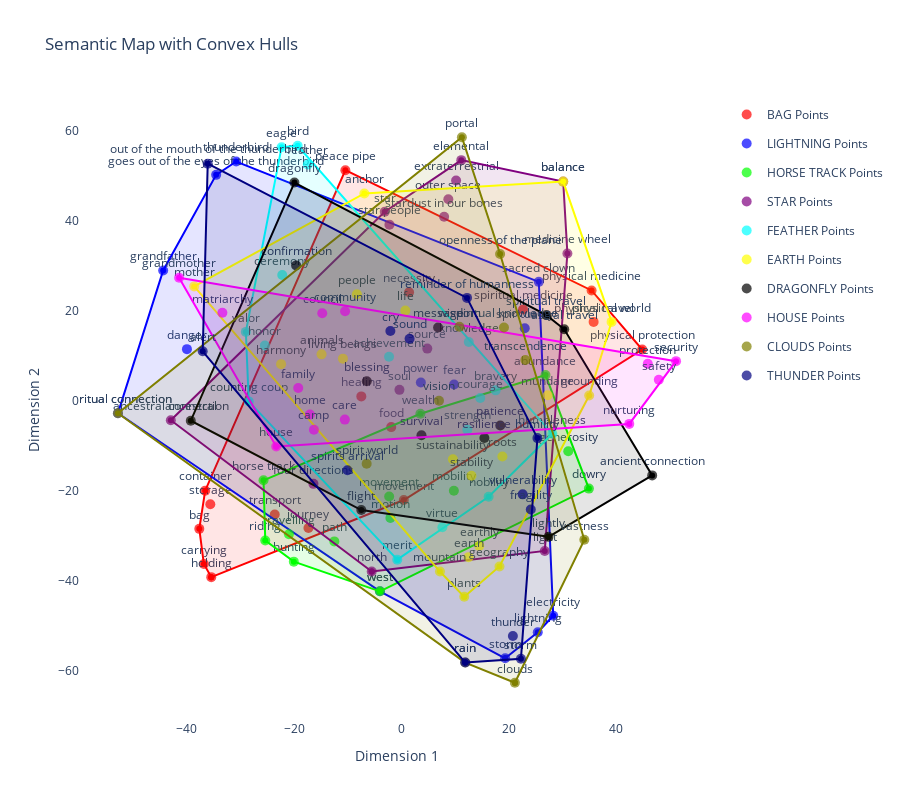

The code cell stored with this chart in its notebook:
### Code cell
import numpy as np
import plotly.graph_objects as go
from sklearn.manifold import TSNE
from shapely.geometry import MultiPoint
from scipy.spatial import ConvexHull
from transformers import CLIPTokenizer, CLIPModel
import torch
from sklearn.decomposition import PCA
from umap import UMAP
import seaborn as sns


def map_words_to_semantic_space_dynamic(word_dict, scaling_factor=2000, dim_red="tsne", perplexity=6):
    # Load CLIP model and tokenizer
    model_name = "openai/clip-vit-base-patch32"
    tokenizer = CLIPTokenizer.from_pretrained(model_name)
    model = CLIPModel.from_pretrained(model_name)

    # Combine all words across archetypes
    all_words = []
    labels = []
    for archetype, words in word_dict.items():
        all_words.extend(words)
        labels.extend([archetype] * len(words))

    # Calculate embeddings for all words
    word_vectors = []
    for word in all_words:
        tokenized = tokenizer(word, return_tensors="pt", padding=True, truncation=True)
        with torch.no_grad():
            embedding = model.get_text_features(**tokenized)
        word_vectors.append(embedding.squeeze(0).numpy())

    word_vectors = np.array(word_vectors)

    # Dimensionality reduction
    # Dimensionality reduction
    if dim_red == "tsne":
        dim_red_model = TSNE(n_components=2, perplexity=perplexity, random_state=42)
        word_vectors_2d = dim_red_model.fit_transform(word_vectors)
    elif dim_red == "pca":
        dim_red_model = PCA(n_components=2)
        word_vectors_2d = dim_red_model.fit_transform(word_vectors)
    elif dim_red == "umap":
        dim_red_model = UMAP(n_components=2, random_state=42)
        word_vectors_2d = dim_red_model.fit_transform(word_vectors)
    else:
        raise ValueError(f"Invalid value for dim_red: {dim_red}. Supported values: 'tsne', 'pca', 'umap'.")

    return word_vectors_2d, labels, all_words, word_vectors


def create_dynamic_plot(word_vectors_2d, labels, all_words):
    # Create a Plotly figure
    fig = go.Figure()

    unique_archetypes = list(set(labels))
    base_colors = [
        'rgba(255, 0, 0, 1)',    # Red
        'rgba(0, 0, 255, 1)',    # Blue
        'rgba(0, 255, 0, 1)',    # Green
        'rgba(128, 0, 128, 1)',  # Purple
        'rgba(0, 255, 255, 1)',  # Cyan
        'rgba(255, 255, 0, 1)',  # Yellow
        'rgba(0, 0, 0, 1)',      # Black
        'rgba(255, 0, 255, 1)',  # Magenta
        'rgba(128, 128, 0, 1)',  # Olive
        'rgba(0, 0, 128, 1)',    # Navy
        'rgba(0, 128, 128, 1)',  # Teal
        'rgba(0, 128, 0, 1)',    # Lime
    ]

    archetype_hulls = {}
    areas = {}
    for i, archetype in enumerate(unique_archetypes):
        # Get points for the current archetype
        archetype_indices = [j for j, label in enumerate(labels) if label == archetype]
        x = word_vectors_2d[archetype_indices, 0]
        y = word_vectors_2d[archetype_indices, 1]

        # Calculate convex hull and area
        archetype_points = MultiPoint([(x[j], y[j]) for j in range(len(x))])
        hull = archetype_points.convex_hull
        area = hull.area
        archetype_hulls[archetype] = hull
        areas[archetype] = area
        print(f"{archetype} area: {area:.2f}")

        # Add scatter plot for archetype points
        fig.add_trace(go.Scatter(
            x=x, y=y,
            mode='markers+text',
            marker=dict(size=10, color=base_colors[i % len(base_colors)], opacity=0.7),
            text=np.array(all_words)[archetype_indices],
            textposition="top center",
            name=f"{archetype} Points",
            legendgroup=archetype,  # Group the points and hull together
            showlegend=True         # Show legend only for the points
        ))

        # Add convex hull for archetype
        if len(x) > 2:  # Only plot hull if it exists
            hull_coords = np.array(hull.exterior.coords)
            fig.add_trace(go.Scatter(
                x=hull_coords[:, 0].tolist() + [hull_coords[0, 0]],
                y=hull_coords[:, 1].tolist() + [hull_coords[0, 1]],
                fill='toself',
                fillcolor=base_colors[i % len(base_colors)].replace('1)', '0.1)'),
                line=dict(color=base_colors[i % len(base_colors)]),
                name=f"{archetype} Hull",
                legendgroup=archetype,  # Group the hull with the points
                showlegend=False        # Do not show a separate legend for the hull
            ))

    # Update plot layout
    fig.update_layout(
        title="Semantic Map with Convex Hulls",
        xaxis_title="Dimension 1",
        yaxis_title="Dimension 2",
        width=900,
        height=800
    )
    # Remove gridlines
    fig.update_xaxes(showgrid=False)
    fig.update_yaxes(showgrid=False)
    # Remove background color
    fig.update_layout(plot_bgcolor='rgba(0,0,0,0)')
    fig.write_html("dynamic_semantic_map.html")
    fig.show()

    return archetype_hulls, areas


lakota_symbols = {
    "BAG": [
        "bag", "movement", "storage", "transport", "physical medicine",
        "spiritual medicine", "peace pipe", "healing", "necessity", "holding",
        "physical travel", "container", "physical protection", "carrying", "journey", "food"
    ],
    "CLOUDS": [
        "clouds", "rain", "spiritual connection", "vision", "spiritual knowledge",
        "spirit world", "portal", "transcendence", "wisdom", "openness of the plane", "vastness"
    ],
    "DRAGONFLY": [
        "dragonfly", "resilience", "ancient connection", "ancestral", "confirmation",
        "message", "spiritual travel", "flight", "astral travel", "lightly", "blessing",
        "patience", "survival"
    ],
    "EARTH": [
        "earth", "people", "animals", "living beings", "plants", "roots", "mother",
        "geography", "mountain", "earthly", "mundane", "physical world", "harmony",
        "life", "sustainability", "balance", "grounding", "anchor", "stability"
    ],
    "FEATHER": [
        "feather", "achievement", "honor", "bravery", "merit", "counting coup",
        "courage", "knowledge", "eagle", "bird", "ceremony", "humbleness", "nobility",
        "virtue", "valor", "strength"
    ],
    "HORSE TRACK": [
        "horse track", "wealth", "travelling", "movement", "path", "motion",
        "riding", "hunting", "abundance", "dowry", "generosity", "west", "mobility"
    ],
    "HOUSE": [
        "house", "nurturing", "protection", "security", "home", "community",
        "matriarchy", "camp", "family", "care", "council", "grandmother", "safety"
    ],
    "LIGHTNING": [
        "lightning", "power", "thunderbird", "sacred clown", "spirituality", "storm",
        "spiritual connection", "electricity", "west", "fear", "grandfather", "danger",
        "goes out of the eyes of the thunderbird"
    ],
    "STAR": [
        "star", "medicine wheel", "four directions", "north", "ancestral connection",
        "stardust in our bones", "elemental", "extraterrestrial", "star people", "soul",
        "source", "light", "outer space", "balance"
    ],
    "THUNDER": [
        "thunder", "storm", "sound", "cry", "rain", "alert", "spirits arrival",
        "humility", "reminder of humanness", "fragility", "vulnerability", "out of the mouth of the thunderbird"
    ]
}


# Map words to semantic space
word_vectors_2d, labels, all_words, word_vectors = map_words_to_semantic_space_dynamic(lakota_symbols, dim_red="tsne", perplexity=15)

# Create dynamic plot
hulls, areas = create_dynamic_plot(word_vectors_2d, labels, all_words)
plot_archetype_heatmap(hulls)

# plot areas as bar chart
areas_ordered = {k: v for k, v in sorted(areas.items(), key=lambda item: item[1])}
import matplotlib.pyplot as plt
plt.figure(figsize=(10, 5))
plt.bar(areas_ordered.keys(), areas_ordered.values())
plt.ylabel("Area of Convex Hull")
plt.title("Area of Convex Hull for Each Symbol")
plt.tight_layout()
plt.show()

### Figure 1 — Plotly figure (JSON) as saved in the notebook; plotly's stock layout.template omitted (floating-point values rounded to 4 significant figures)
{"data": [{"legendgroup": "BAG", "marker": {"color": "rgba(255, 0, 0, 1)", "opacity": 0.7, "size": 10}, "mode": "markers+text", "name": "BAG Points", "showlegend": true, "text": ["bag", "movement", "storage", "transport", "physical medicine", "spiritual medicine", "peace pipe", "healing", "necessity", "holding", "physical travel", "container", "physical protection", "carrying", "journey", "food"], "textposition": "top center", "type": "scatter", "x": [-37.65, 0.4578, -35.6, -23.59, 35.44, 22.67, -10.43, -7.459, 1.437, -35.42, 35.82, -36.56, 44.88, -36.8, -17.31, -1.887], "y": [-28.45, -22.05, -23.0, -25.28, 24.48, 20.26, 51.17, 0.9582, 24.06, -39.17, 17.5, -19.98, 11.35, -36.27, -28.25, -5.866]}, {"fill": "toself", "fillcolor": "rgba(255, 0, 0, 0.1)", "legendgroup": "BAG", "line": {"color": "rgba(255, 0, 0, 1)"}, "name": "BAG Hull", "showlegend": false, "type": "scatter", "x": [-35.42, -36.8, -37.65, -36.56, -10.43, 35.44, 44.88, 0.4578, -35.42, -35.42], "y": [-39.17, -36.27, -28.45, -19.98, 51.17, 24.48, 11.35, -22.05, -39.17, -39.17]}, {"legendgroup": "LIGHTNING", "marker": {"color": "rgba(0, 0, 255, 1)", "opacity": 0.7, "size": 10}, "mode": "markers+text", "name": "LIGHTNING Points", "showlegend": true, "text": ["lightning", "power", "thunderbird", "sacred clown", "spirituality", "storm", "spiritual connection", "electricity", "west", "fear", "grandfather", "danger", "goes out of the eyes of the thunderbird"], "textposition": "top center", "type": "scatter", "x": [25.42, 3.634, -30.78, 25.61, 22.99, 19.34, -52.81, 28.3, -3.989, 9.825, -44.38, -39.95, -34.51], "y": [-51.41, 4.031, 53.1, 26.39, 16.07, -57.19, -2.779, -47.76, -42.33, 3.587, 28.92, 11.45, 50.14]}, {"fill": "toself", "fillcolor": "rgba(0, 0, 255, 0.1)", "legendgroup": "LIGHTNING", "line": {"color": "rgba(0, 0, 255, 1)"}, "name": "LIGHTNING Hull", "showlegend": false, "type": "scatter", "x": [19.34, -3.989, -52.81, -44.38, -34.51, -30.78, 25.61, 28.3, 25.42, 19.34, 19.34], "y": [-57.19, -42.33, -2.779, 28.92, 50.14, 53.1, 26.39, -47.76, -51.41, -57.19, -57.19]}, {"legendgroup": "HORSE TRACK", "marker": {"color": "rgba(0, 255, 0, 1)", "opacity": 0.7, "size": 10}, "mode": "markers+text", "name": "HORSE TRACK Points", "showlegend": true, "text": ["horse track", "wealth", "travelling", "movement", "path", "motion", "riding", "hunting", "abundance", "dowry", "generosity", "west", "mobility"], "textposition": "top center", "type": "scatter", "x": [-25.68, 3.543, -20.95, -2.271, -12.49, -2.041, -25.36, -20.04, 26.85, 34.94, 31.09, -3.989, 9.786], "y": [-17.67, -2.899, -29.67, -21.26, -31.24, -26.02, -31.04, -35.74, 5.697, -19.52, -11.24, -42.33, -19.99]}, {"fill": "toself", "fillcolor": "rgba(0, 255, 0, 0.1)", "legendgroup": "HORSE TRACK", "line": {"color": "rgba(0, 255, 0, 1)"}, "name": "HORSE TRACK Hull", "showlegend": false, "type": "scatter", "x": [-3.989, -20.04, -25.36, -25.68, 3.543, 26.85, 34.94, -3.989, -3.989], "y": [-42.33, -35.74, -31.04, -17.67, -2.899, 5.697, -19.52, -42.33, -42.33]}, {"legendgroup": "STAR", "marker": {"color": "rgba(128, 0, 128, 1)", "opacity": 0.7, "size": 10}, "mode": "markers+text", "name": "STAR Points", "showlegend": true, "text": ["star", "medicine wheel", "four directions", "north", "ancestral connection", "stardust in our bones", "elemental", "extraterrestrial", "star people", "soul", "source", "light", "outer space", "balance"], "textposition": "top center", "type": "scatter", "x": [-3.095, 30.94, -16.38, -5.523, -42.96, 7.966, 11.16, 10.2, -2.225, -0.3556, 4.827, 26.72, 8.754, 30.16], "y": [41.94, 32.69, -18.46, -37.91, -4.333, 40.84, 53.41, 48.87, 39.09, 2.41, 11.56, -33.36, 44.71, 48.64]}, {"fill": "toself", "fillcolor": "rgba(128, 0, 128, 0.1)", "legendgroup": "STAR", "line": {"color": "rgba(128, 0, 128, 1)"}, "name": "STAR Hull", "showlegend": false, "type": "scatter", "x": [-5.523, -42.96, -3.095, 11.16, 30.16, 30.94, 26.72, -5.523, -5.523], "y": [-37.91, -4.333, 41.94, 53.41, 48.64, 32.69, -33.36, -37.91, -37.91]}, {"legendgroup": "FEATHER", "marker": {"color": "rgba(0, 255, 255, 1)", "opacity": 0.7, "size": 10}, "mode": "markers+text", "name": "FEATHER Points", "showlegend": true, "text": ["feather", "achievement", "honor", "bravery", "merit", "counting coup", "courage", "knowledge", "eagle", "bird", "ceremony", "humbleness", "nobility", "virtue", "valor", "strength"], "textposition": "top center", "type": "scatter", "x": [-17.43, -2.293, -25.44, 17.57, -0.764, -28.43, 14.7, 12.57, -22.32, -19.32, -22.19, 28.13, 16.26, 7.642, -28.98, 12.29], "y": [52.44, 9.749, 12.27, 2.291, -35.3, -0.1593, 0.6006, 13.05, 56.28, 56.6, 27.9, -7.357, -21.32, -28.11, 15.28, -6.436]}, {"fill": "toself", "fillcolor": "rgba(0, 255, 255, 0.1)", "legendgroup": "FEATHER", "line": {"color": "rgba(0, 255, 255, 1)"}, "name": "FEATHER Hull", "showlegend": false, "type": "scatter", "x": [-0.764, -28.43, -28.98, -22.32, -19.32, 28.13, 16.26, -0.764, -0.764], "y": [-35.3, -0.1593, 15.28, 56.28, 56.6, -7.357, -21.32, -35.3, -35.3]}, {"legendgroup": "EARTH", "marker": {"color": "rgba(255, 255, 0, 1)", "opacity": 0.7, "size": 10}, "mode": "markers+text", "name": "EARTH Points", "showlegend": true, "text": ["earth", "people", "animals", "living beings", "plants", "roots", "mother", "geography", "mountain", "earthly", "mundane", "physical world", "harmony", "life", "sustainability", "balance", "grounding", "anchor", "stability"], "textposition": "top center", "type": "scatter", "x": [12.53, -8.288, -14.87, -10.89, 11.72, 18.83, -38.6, 18.28, 7.19, 14.52, 27.27, 39.17, -22.41, 0.7427, 9.605, 30.16, 34.99, -6.892, 13.06], "y": [-34.74, 23.64, 10.29, 9.333, -43.54, -12.4, 25.38, -36.8, -37.93, -32.23, 1.194, 17.5, 8.114, 20.02, -13.0, 48.64, 1.151, 46.01, -16.68]}, {"fill": "toself", "fillcolor": "rgba(255, 255, 0, 0.1)", "legendgroup": "EARTH", "line": {"color": "rgba(255, 255, 0, 1)"}, "name": "EARTH Hull", "showlegend": false, "type": "scatter", "x": [11.72, 7.19, -38.6, -6.892, 30.16, 39.17, 34.99, 18.28, 11.72, 11.72], "y": [-43.54, -37.93, 25.38, 46.01, 48.64, 17.5, 1.151, -36.8, -43.54, -43.54]}, {"legendgroup": "DRAGONFLY", "marker": {"color": "rgba(0, 0, 0, 1)", "opacity": 0.7, "size": 10}, "mode": "markers+text", "name": "DRAGONFLY Points", "showlegend": true, "text": ["dragonfly", "resilience", "ancient connection", "ancestral", "confirmation", "message", "spiritual travel", "flight", "astral travel", "lightly", "blessing", "patience", "survival"], "textposition": "top center", "type": "scatter", "x": [-19.92, 15.47, 46.73, -39.23, -19.61, 6.841, 27.04, -7.465, 30.35, 27.41, -6.443, 18.43, 3.749], "y": [48.44, -8.299, -16.59, -4.437, 30.04, 16.26, 19.0, -24.27, 15.84, -30.23, 4.312, -5.51, -7.674]}, {"fill": "toself", "fillcolor": "rgba(0, 0, 0, 0.1)", "legendgroup": "DRAGONFLY", "line": {"color": "rgba(0, 0, 0, 1)"}, "name": "DRAGONFLY Hull", "showlegend": false, "type": "scatter", "x": [27.41, -7.465, -39.23, -19.92, 27.04, 30.35, 46.73, 27.41, 27.41], "y": [-30.23, -24.27, -4.437, 48.44, 19.0, 15.84, -16.59, -30.23, -30.23]}, {"legendgroup": "HOUSE", "marker": {"color": "rgba(255, 0, 255, 1)", "opacity": 0.7, "size": 10}, "mode": "markers+text", "name": "HOUSE Points", "showlegend": true, "text": ["house", "nurturing", "protection", "security", "home", "community", "matriarchy", "camp", "family", "care", "council", "grandmother", "safety"], "textposition": "top center", "type": "scatter", "x": [-23.31, 42.46, 45.92, 51.18, -17.05, -10.49, -33.35, -16.29, -19.22, -10.53, -14.74, -41.41, 47.97], "y": [-10.19, -5.155, 8.198, 8.781, -3.073, 19.85, 19.51, -6.447, 2.803, -4.196, 19.42, 27.31, 4.636]}, {"fill": "toself", "fillcolor": "rgba(255, 0, 255, 0.1)", "legendgroup": "HOUSE", "line": {"color": "rgba(255, 0, 255, 1)"}, "name": "HOUSE Hull", "showlegend": false, "type": "scatter", "x": [-23.31, -41.41, 51.18, 42.46, -23.31, -23.31], "y": [-10.19, 27.31, 8.781, -5.155, -10.19, -10.19]}, {"legendgroup": "CLOUDS", "marker": {"color": "rgba(128, 128, 0, 1)", "opacity": 0.7, "size": 10}, "mode": "markers+text", "name": "CLOUDS Points", "showlegend": true, "text": ["clouds", "rain", "spiritual connection", "vision", "spiritual knowledge", "spirit world", "portal", "transcendence", "wisdom", "openness of the plane", "vastness"], "textposition": "top center", "type": "scatter", "x": [21.15, 11.9, -52.81, 7.012, 19.12, -6.463, 11.28, 23.1, 10.81, 18.4, 34.09], "y": [-62.62, -58.14, -2.779, -0.01078, 16.26, -14.01, 58.49, 9.052, 16.4, 32.56, -30.89]}, {"fill": "toself", "fillcolor": "rgba(128, 128, 0, 0.1)", "legendgroup": "CLOUDS", "line": {"color": "rgba(128, 128, 0, 1)"}, "name": "CLOUDS Hull", "showlegend": false, "type": "scatter", "x": [21.15, 11.9, -52.81, 11.28, 18.4, 34.09, 21.15, 21.15], "y": [-62.62, -58.14, -2.779, 58.49, 32.56, -30.89, -62.62, -62.62]}, {"legendgroup": "THUNDER", "marker": {"color": "rgba(0, 0, 128, 1)", "opacity": 0.7, "size": 10}, "mode": "markers+text", "name": "THUNDER Points", "showlegend": true, "text": ["thunder", "storm", "sound", "cry", "rain", "alert", "spirits arrival", "humility", "reminder of humanness", "fragility", "vulnerability", "out of the mouth of the thunderbird"], "textposition": "top center", "type": "scatter", "x": [20.78, 22.28, 1.53, -2.047, 11.9, -37.02, -10.04, 25.35, 12.23, 24.12, 22.61, -36.08], "y": [-52.25, -57.31, 13.77, 15.48, -58.14, 10.96, -15.43, -8.307, 22.83, -24.16, -20.79, 52.61]}, {"fill": "toself", "fillcolor": "rgba(0, 0, 128, 0.1)", "legendgroup": "THUNDER", "line": {"color": "rgba(0, 0, 128, 1)"}, "name": "THUNDER Hull", "showlegend": false, "type": "scatter", "x": [11.9, -37.02, -36.08, 12.23, 25.35, 22.28, 11.9, 11.9], "y": [-58.14, 10.96, 52.61, 22.83, -8.307, -57.31, -58.14, -58.14]}], "layout": {"height": 800, "plot_bgcolor": "rgba(0,0,0,0)", "title": {"text": "Semantic Map with Convex Hulls"}, "width": 900, "xaxis": {"showgrid": false, "title": {"text": "Dimension 1"}}, "yaxis": {"showgrid": false, "title": {"text": "Dimension 2"}}}}
